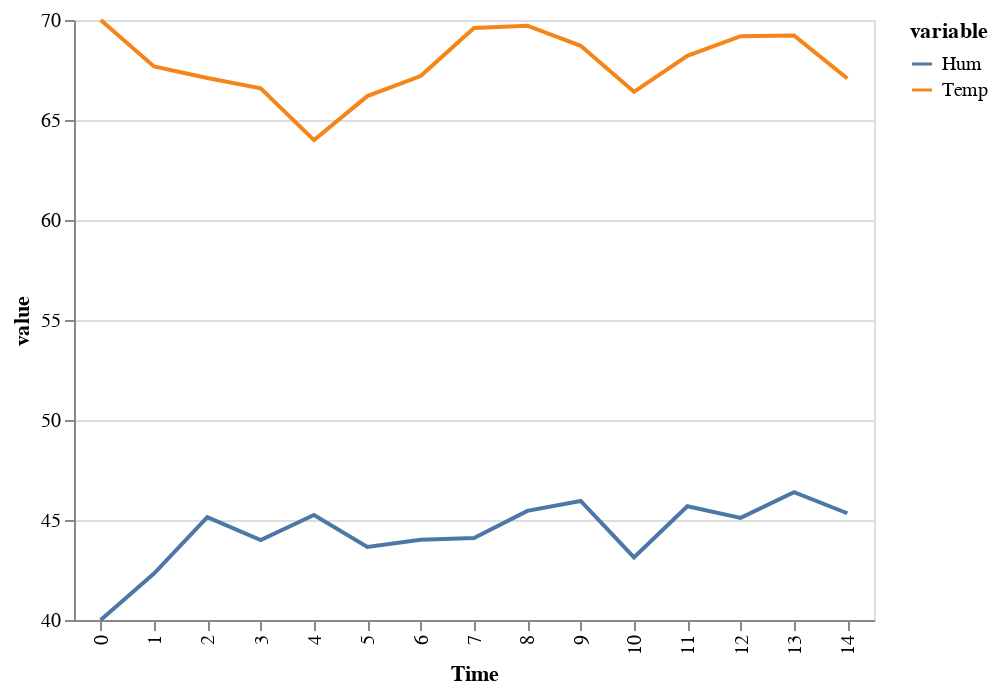

The notebook cell saved with this chart:
### Code cell
(alt.Chart(loc3)
 .mark_line()
 .encode(x='Time:O',
         y=alt.Y('value:Q', scale=alt.Scale(zero=False)),
         color='variable:N'))

### Figure 1 — Vega-Lite specification as saved in the notebook (floating-point values rounded to 4 significant figures)
{"$schema": "https://vega.github.io/schema/vega-lite/v2.4.3.json", "config": {"view": {"height": 300, "width": 400}}, "data": {"values": [{"Loc": "3", "Time": 2, "value": 67.1, "variable": "Temp"}, {"Loc": "3", "Time": 3, "value": 66.58, "variable": "Temp"}, {"Loc": "3", "Time": 14, "value": 67.08, "variable": "Temp"}, {"Loc": "3", "Time": 12, "value": 69.19, "variable": "Temp"}, {"Loc": "3", "Time": 0, "value": 70, "variable": "Temp"}, {"Loc": "3", "Time": 5, "value": 66.19, "variable": "Temp"}, {"Loc": "3", "Time": 13, "value": 69.22, "variable": "Temp"}, {"Loc": "3", "Time": 8, "value": 69.72, "variable": "Temp"}, {"Loc": "3", "Time": 9, "value": 68.71, "variable": "Temp"}, {"Loc": "3", "Time": 1, "value": 67.68, "variable": "Temp"}, {"Loc": "3", "Time": 7, "value": 69.6, "variable": "Temp"}, {"Loc": "3", "Time": 4, "value": 63.99, "variable": "Temp"}, {"Loc": "3", "Time": 6, "value": 67.2, "variable": "Temp"}, {"Loc": "3", "Time": 11, "value": 68.21, "variable": "Temp"}, {"Loc": "3", "Time": 10, "value": 66.41, "variable": "Temp"}, {"Loc": "3", "Time": 2, "value": 45.14, "variable": "Hum"}, {"Loc": "3", "Time": 3, "value": 44.0, "variable": "Hum"}, {"Loc": "3", "Time": 14, "value": 45.34, "variable": "Hum"}, {"Loc": "3", "Time": 12, "value": 45.1, "variable": "Hum"}, {"Loc": "3", "Time": 0, "value": 40, "variable": "Hum"}, {"Loc": "3", "Time": 5, "value": 43.66, "variable": "Hum"}, {"Loc": "3", "Time": 13, "value": 46.39, "variable": "Hum"}, {"Loc": "3", "Time": 8, "value": 45.46, "variable": "Hum"}, {"Loc": "3", "Time": 9, "value": 45.95, "variable": "Hum"}, {"Loc": "3", "Time": 1, "value": 42.32, "variable": "Hum"}, {"Loc": "3", "Time": 7, "value": 44.1, "variable": "Hum"}, {"Loc": "3", "Time": 4, "value": 45.25, "variable": "Hum"}, {"Loc": "3", "Time": 6, "value": 44.01, "variable": "Hum"}, {"Loc": "3", "Time": 11, "value": 45.69, "variable": "Hum"}, {"Loc": "3", "Time": 10, "value": 43.13, "variable": "Hum"}]}, "encoding": {"color": {"field": "variable", "type": "nominal"}, "x": {"field": "Time", "type": "ordinal"}, "y": {"field": "value", "scale": {"zero": false}, "type": "quantitative"}}, "mark": "line"}
